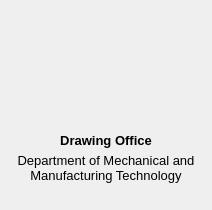
    <widget class="QFrame" name="cardFrame11">
     <property name="geometry">
      <rect>
       <x>232</x>
       <y>280</y>
       <width>212</width>
       <height>210</height>
      </rect>
     </property>
     <property name="styleSheet">
      <string>QFrame#cardFrame11 { background:#FFFFFF; border:2px solid #D4DEEB; border-radius:12px; } QFrame#cardFrame11[selected=&quot;true&quot;] { background:#EAF2FF; border-color:#6099F5; }</string>
     </property>
     <property name="frameShape">
      <enum>QFrame::Shape::NoFrame</enum>
     </property>
     <property name="category" stdset="0">
      <string>Drawing Office</string>
     </property>
     <widget class="QLabel" name="workshopImage11">
      <property name="geometry">
       <rect>
        <x>56</x>
        <y>24</y>
        <width>100</width>
        <height>100</height>
       </rect>
      </property>
      <property name="pixmap">
       <pixmap resource="../../resources/images.qrc">:/workshops/Drawing Office.png</pixmap>
      </property>
      <property name="scaledContents">
       <bool>true</bool>
      </property>
      <property name="alignment">
       <set>Qt::AlignmentFlag::AlignCenter</set>
      </property>
     </widget>
     <widget class="QLabel" name="workshopTitle11">
      <property name="geometry">
       <rect>
        <x>16</x>
        <y>132</y>
        <width>180</width>
        <height>17</height>
       </rect>
      </property>
      <property name="font">
       <font>
        <family>Segoe UI</family>
        <pointsize>10</pointsize>
        <bold>true</bold>
       </font>
      </property>
      <property name="text">
       <string>Drawing Office</string>
      </property>
      <property name="alignment">
       <set>Qt::AlignmentFlag::AlignCenter</set>
      </property>
      <property name="wordWrap">
       <bool>true</bool>
      </property>
     </widget>
     <widget class="QLabel" name="workshopDepartment11">
      <property name="geometry">
       <rect>
        <x>16</x>
        <y>153</y>
        <width>180</width>
        <height>53</height>
       </rect>
      </property>
      <property name="font">
       <font>
        <family>Segoe UI</family>
        <pointsize>10</pointsize>
       </font>
      </property>
      <property name="text">
       <string>Department of Mechanical and Manufacturing Technology</string>
      </property>
      <property name="alignment">
       <set>Qt::AlignmentFlag::AlignHCenter|Qt::AlignmentFlag::AlignTop</set>
      </property>
      <property name="wordWrap">
       <bool>true</bool>
      </property>
     </widget>
     <widget class="QPushButton" name="workshopCard_Drawing_Office">
      <property name="geometry">
       <rect>
        <x>0</x>
        <y>0</y>
        <width>212</width>
        <height>210</height>
       </rect>
      </property>
      <property name="cursor">
       <cursorShape>PointingHandCursor</cursorShape>
      </property>
      <property name="toolTip">
       <string>Drawing Office
Department of Mechanical and Manufacturing Technology</string>
      </property>
      <property name="accessibleName">
       <string>Drawing Office</string>
      </property>
      <property name="styleSheet">
       <string>QPushButton { background:transparent; border:2px solid transparent; border-radius:12px; padding:0; } QPushButton:hover, QPushButton:focus { border:2px solid #6099F5; background:rgba(80,140,240,18); }</string>
      </property>
      <property name="text">
       <string/>
      </property>
      <property name="flat">
       <bool>true</bool>
      </property>
     </widget>
    </widget>
